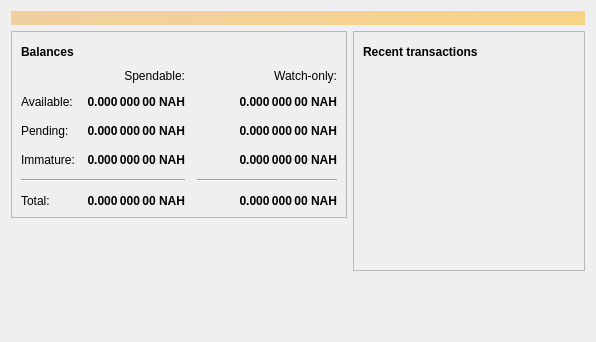
<?xml version="1.0" encoding="UTF-8"?>
<ui version="4.0">
 <class>OverviewPage</class>
 <widget class="QWidget" name="OverviewPage">
  <property name="geometry">
   <rect>
    <x>0</x>
    <y>0</y>
    <width>596</width>
    <height>342</height>
   </rect>
  </property>
  <property name="windowTitle">
   <string>Form</string>
  </property>
  <layout class="QVBoxLayout" name="topLayout">
   <item>
    <widget class="QLabel" name="labelAlerts">
     <property name="visible">
      <bool>false</bool>
     </property>
     <property name="styleSheet">
      <string notr="true">QLabel { background-color: qlineargradient(x1: 0, y1: 0, x2: 1, y2: 0, stop:0 #F0D0A0, stop:1 #F8D488); color:#000000; }</string>
     </property>
     <property name="wordWrap">
      <bool>true</bool>
     </property>
     <property name="margin">
      <number>3</number>
     </property>
     <property name="textInteractionFlags">
      <set>Qt::TextSelectableByMouse</set>
     </property>
    </widget>
   </item>
   <item>
    <layout class="QHBoxLayout" name="horizontalLayout" stretch="1,1">
     <item>
      <layout class="QVBoxLayout" name="verticalLayout_2">
       <item>
        <widget class="QFrame" name="frame">
         <property name="frameShape">
          <enum>QFrame::StyledPanel</enum>
         </property>
         <property name="frameShadow">
          <enum>QFrame::Raised</enum>
         </property>
         <layout class="QVBoxLayout" name="verticalLayout_4">
          <item>
           <layout class="QHBoxLayout" name="horizontalLayout_4">
            <item>
             <widget class="QLabel" name="label_5">
              <property name="font">
               <font>
                <weight>75</weight>
                <bold>true</bold>
               </font>
              </property>
              <property name="text">
               <string>Balances</string>
              </property>
             </widget>
            </item>
            <item>
             <widget class="QPushButton" name="labelWalletStatus">
              <property name="enabled">
               <bool>true</bool>
              </property>
              <property name="maximumSize">
               <size>
                <width>30</width>
                <height>16777215</height>
               </size>
              </property>
              <property name="toolTip">
               <string>The displayed information may be out of date. Your wallet automatically synchronizes with the strayacoin network after a connection is established, but this process has not completed yet.</string>
              </property>
              <property name="text">
               <string/>
              </property>
              <property name="icon">
               <iconset resource="../bitcoin.qrc">
                <normaloff>:/icons/warning</normaloff>
                <disabledoff>:/icons/warning</disabledoff>:/icons/warning</iconset>
              </property>
              <property name="iconSize">
               <size>
                <width>24</width>
                <height>24</height>
               </size>
              </property>
              <property name="flat">
               <bool>true</bool>
              </property>
             </widget>
            </item>
            <item>
             <spacer name="horizontalSpacer_3">
              <property name="orientation">
               <enum>Qt::Horizontal</enum>
              </property>
              <property name="sizeHint" stdset="0">
               <size>
                <width>40</width>
                <height>20</height>
               </size>
              </property>
             </spacer>
            </item>
           </layout>
          </item>
          <item>
           <layout class="QGridLayout" name="gridLayout">
            <property name="spacing">
             <number>12</number>
            </property>
            <item row="2" column="2">
             <widget class="QLabel" name="labelWatchPending">
              <property name="font">
               <font>
                <weight>75</weight>
                <bold>true</bold>
               </font>
              </property>
              <property name="cursor">
               <cursorShape>IBeamCursor</cursorShape>
              </property>
              <property name="toolTip">
               <string>Unconfirmed transactions to watch-only addresses</string>
              </property>
              <property name="text">
               <string notr="true">0.000 000 00 NAH</string>
              </property>
              <property name="alignment">
               <set>Qt::AlignRight|Qt::AlignTrailing|Qt::AlignVCenter</set>
              </property>
              <property name="textInteractionFlags">
               <set>Qt::LinksAccessibleByMouse|Qt::TextSelectableByKeyboard|Qt::TextSelectableByMouse</set>
              </property>
             </widget>
            </item>
            <item row="2" column="1">
             <widget class="QLabel" name="labelUnconfirmed">
              <property name="font">
               <font>
                <weight>75</weight>
                <bold>true</bold>
               </font>
              </property>
              <property name="cursor">
               <cursorShape>IBeamCursor</cursorShape>
              </property>
              <property name="toolTip">
               <string>Total of transactions that have yet to be confirmed, and do not yet count toward the spendable balance</string>
              </property>
              <property name="text">
               <string notr="true">0.000 000 00 NAH</string>
              </property>
              <property name="alignment">
               <set>Qt::AlignRight|Qt::AlignTrailing|Qt::AlignVCenter</set>
              </property>
              <property name="textInteractionFlags">
               <set>Qt::LinksAccessibleByMouse|Qt::TextSelectableByKeyboard|Qt::TextSelectableByMouse</set>
              </property>
             </widget>
            </item>
            <item row="3" column="2">
             <widget class="QLabel" name="labelWatchImmature">
              <property name="font">
               <font>
                <weight>75</weight>
                <bold>true</bold>
               </font>
              </property>
              <property name="cursor">
               <cursorShape>IBeamCursor</cursorShape>
              </property>
              <property name="toolTip">
               <string>Mined balance in watch-only addresses that has not yet matured</string>
              </property>
              <property name="text">
               <string notr="true">0.000 000 00 NAH</string>
              </property>
              <property name="alignment">
               <set>Qt::AlignRight|Qt::AlignTrailing|Qt::AlignVCenter</set>
              </property>
              <property name="textInteractionFlags">
               <set>Qt::LinksAccessibleByMouse|Qt::TextSelectableByKeyboard|Qt::TextSelectableByMouse</set>
              </property>
             </widget>
            </item>
            <item row="4" column="0" colspan="2">
             <widget class="Line" name="line">
              <property name="orientation">
               <enum>Qt::Horizontal</enum>
              </property>
             </widget>
            </item>
            <item row="4" column="2">
             <widget class="Line" name="lineWatchBalance">
              <property name="sizePolicy">
               <sizepolicy hsizetype="Preferred" vsizetype="Fixed">
                <horstretch>0</horstretch>
                <verstretch>0</verstretch>
               </sizepolicy>
              </property>
              <property name="minimumSize">
               <size>
                <width>140</width>
                <height>0</height>
               </size>
              </property>
              <property name="orientation">
               <enum>Qt::Horizontal</enum>
              </property>
             </widget>
            </item>
            <item row="5" column="0">
             <widget class="QLabel" name="labelTotalText">
              <property name="text">
               <string>Total:</string>
              </property>
             </widget>
            </item>
            <item row="3" column="1">
             <widget class="QLabel" name="labelImmature">
              <property name="font">
               <font>
                <weight>75</weight>
                <bold>true</bold>
               </font>
              </property>
              <property name="cursor">
               <cursorShape>IBeamCursor</cursorShape>
              </property>
              <property name="toolTip">
               <string>Mined balance that has not yet matured</string>
              </property>
              <property name="text">
               <string notr="true">0.000 000 00 NAH</string>
              </property>
              <property name="alignment">
               <set>Qt::AlignRight|Qt::AlignTrailing|Qt::AlignVCenter</set>
              </property>
              <property name="textInteractionFlags">
               <set>Qt::LinksAccessibleByMouse|Qt::TextSelectableByKeyboard|Qt::TextSelectableByMouse</set>
              </property>
             </widget>
            </item>
            <item row="2" column="3">
             <spacer name="horizontalSpacer_2">
              <property name="orientation">
               <enum>Qt::Horizontal</enum>
              </property>
              <property name="sizeHint" stdset="0">
               <size>
                <width>40</width>
                <height>20</height>
               </size>
              </property>
             </spacer>
            </item>
            <item row="3" column="0">
             <widget class="QLabel" name="labelImmatureText">
              <property name="text">
               <string>Immature:</string>
              </property>
             </widget>
            </item>
            <item row="5" column="1">
             <widget class="QLabel" name="labelTotal">
              <property name="font">
               <font>
                <weight>75</weight>
                <bold>true</bold>
               </font>
              </property>
              <property name="cursor">
               <cursorShape>IBeamCursor</cursorShape>
              </property>
              <property name="toolTip">
               <string>Your current total balance</string>
              </property>
              <property name="text">
               <string notr="true">0.000 000 00 NAH</string>
              </property>
              <property name="alignment">
               <set>Qt::AlignRight|Qt::AlignTrailing|Qt::AlignVCenter</set>
              </property>
              <property name="textInteractionFlags">
               <set>Qt::LinksAccessibleByMouse|Qt::TextSelectableByKeyboard|Qt::TextSelectableByMouse</set>
              </property>
             </widget>
            </item>
            <item row="5" column="2">
             <widget class="QLabel" name="labelWatchTotal">
              <property name="font">
               <font>
                <weight>75</weight>
                <bold>true</bold>
               </font>
              </property>
              <property name="cursor">
               <cursorShape>IBeamCursor</cursorShape>
              </property>
              <property name="toolTip">
               <string>Current total balance in watch-only addresses</string>
              </property>
              <property name="text">
               <string notr="true">0.000 000 00 NAH</string>
              </property>
              <property name="alignment">
               <set>Qt::AlignRight|Qt::AlignTrailing|Qt::AlignVCenter</set>
              </property>
              <property name="textInteractionFlags">
               <set>Qt::LinksAccessibleByMouse|Qt::TextSelectableByKeyboard|Qt::TextSelectableByMouse</set>
              </property>
             </widget>
            </item>
            <item row="0" column="2">
             <widget class="QLabel" name="labelWatchonly">
              <property name="text">
               <string>Watch-only:</string>
              </property>
              <property name="alignment">
               <set>Qt::AlignRight|Qt::AlignTrailing|Qt::AlignVCenter</set>
              </property>
             </widget>
            </item>
            <item row="1" column="0">
             <widget class="QLabel" name="labelBalanceText">
              <property name="text">
               <string>Available:</string>
              </property>
             </widget>
            </item>
            <item row="1" column="1">
             <widget class="QLabel" name="labelBalance">
              <property name="font">
               <font>
                <weight>75</weight>
                <bold>true</bold>
               </font>
              </property>
              <property name="cursor">
               <cursorShape>IBeamCursor</cursorShape>
              </property>
              <property name="toolTip">
               <string>Your current spendable balance</string>
              </property>
              <property name="text">
               <string notr="true">0.000 000 00 NAH</string>
              </property>
              <property name="alignment">
               <set>Qt::AlignRight|Qt::AlignTrailing|Qt::AlignVCenter</set>
              </property>
              <property name="textInteractionFlags">
               <set>Qt::LinksAccessibleByMouse|Qt::TextSelectableByKeyboard|Qt::TextSelectableByMouse</set>
              </property>
             </widget>
            </item>
            <item row="1" column="2">
             <widget class="QLabel" name="labelWatchAvailable">
              <property name="font">
               <font>
                <weight>75</weight>
                <bold>true</bold>
               </font>
              </property>
              <property name="cursor">
               <cursorShape>IBeamCursor</cursorShape>
              </property>
              <property name="toolTip">
               <string>Your current balance in watch-only addresses</string>
              </property>
              <property name="text">
               <string notr="true">0.000 000 00 NAH</string>
              </property>
              <property name="alignment">
               <set>Qt::AlignRight|Qt::AlignTrailing|Qt::AlignVCenter</set>
              </property>
              <property name="textInteractionFlags">
               <set>Qt::LinksAccessibleByMouse|Qt::TextSelectableByKeyboard|Qt::TextSelectableByMouse</set>
              </property>
             </widget>
            </item>
            <item row="2" column="0">
             <widget class="QLabel" name="labelPendingText">
              <property name="text">
               <string>Pending:</string>
              </property>
             </widget>
            </item>
            <item row="0" column="1">
             <widget class="QLabel" name="labelSpendable">
              <property name="text">
               <string>Spendable:</string>
              </property>
              <property name="alignment">
               <set>Qt::AlignRight|Qt::AlignTrailing|Qt::AlignVCenter</set>
              </property>
             </widget>
            </item>
           </layout>
          </item>
         </layout>
        </widget>
       </item>
       <item>
        <spacer name="verticalSpacer">
         <property name="orientation">
          <enum>Qt::Vertical</enum>
         </property>
         <property name="sizeHint" stdset="0">
          <size>
           <width>20</width>
           <height>40</height>
          </size>
         </property>
        </spacer>
       </item>
      </layout>
     </item>
     <item>
      <layout class="QVBoxLayout" name="verticalLayout_3">
       <item>
        <widget class="QFrame" name="frame_2">
         <property name="frameShape">
          <enum>QFrame::StyledPanel</enum>
         </property>
         <property name="frameShadow">
          <enum>QFrame::Raised</enum>
         </property>
         <layout class="QVBoxLayout" name="verticalLayout">
          <item>
           <layout class="QHBoxLayout" name="horizontalLayout_2">
            <item>
             <widget class="QLabel" name="label_4">
              <property name="font">
               <font>
                <weight>75</weight>
                <bold>true</bold>
               </font>
              </property>
              <property name="text">
               <string>Recent transactions</string>
              </property>
             </widget>
            </item>
            <item>
             <widget class="QPushButton" name="labelTransactionsStatus">
              <property name="enabled">
               <bool>true</bool>
              </property>
              <property name="maximumSize">
               <size>
                <width>30</width>
                <height>16777215</height>
               </size>
              </property>
              <property name="toolTip">
               <string>The displayed information may be out of date. Your wallet automatically synchronizes with the strayacoin network after a connection is established, but this process has not completed yet.</string>
              </property>
              <property name="text">
               <string/>
              </property>
              <property name="icon">
               <iconset resource="../bitcoin.qrc">
                <normaloff>:/icons/warning</normaloff>
                <disabledoff>:/icons/warning</disabledoff>:/icons/warning</iconset>
              </property>
              <property name="iconSize">
               <size>
                <width>24</width>
                <height>24</height>
               </size>
              </property>
              <property name="flat">
               <bool>true</bool>
              </property>
             </widget>
            </item>
            <item>
             <spacer name="horizontalSpacer">
              <property name="orientation">
               <enum>Qt::Horizontal</enum>
              </property>
              <property name="sizeHint" stdset="0">
               <size>
                <width>40</width>
                <height>20</height>
               </size>
              </property>
             </spacer>
            </item>
           </layout>
          </item>
          <item>
           <widget class="QListView" name="listTransactions">
            <property name="styleSheet">
             <string notr="true">QListView { background: transparent; }</string>
            </property>
            <property name="frameShape">
             <enum>QFrame::NoFrame</enum>
            </property>
            <property name="verticalScrollBarPolicy">
             <enum>Qt::ScrollBarAlwaysOff</enum>
            </property>
            <property name="horizontalScrollBarPolicy">
             <enum>Qt::ScrollBarAlwaysOff</enum>
            </property>
            <property name="selectionMode">
             <enum>QAbstractItemView::NoSelection</enum>
            </property>
           </widget>
          </item>
         </layout>
        </widget>
       </item>
       <item>
        <spacer name="verticalSpacer_2">
         <property name="orientation">
          <enum>Qt::Vertical</enum>
         </property>
         <property name="sizeHint" stdset="0">
          <size>
           <width>20</width>
           <height>40</height>
          </size>
         </property>
        </spacer>
       </item>
      </layout>
     </item>
    </layout>
   </item>
  </layout>
 </widget>
 <resources/>
 <connections/>
</ui>
